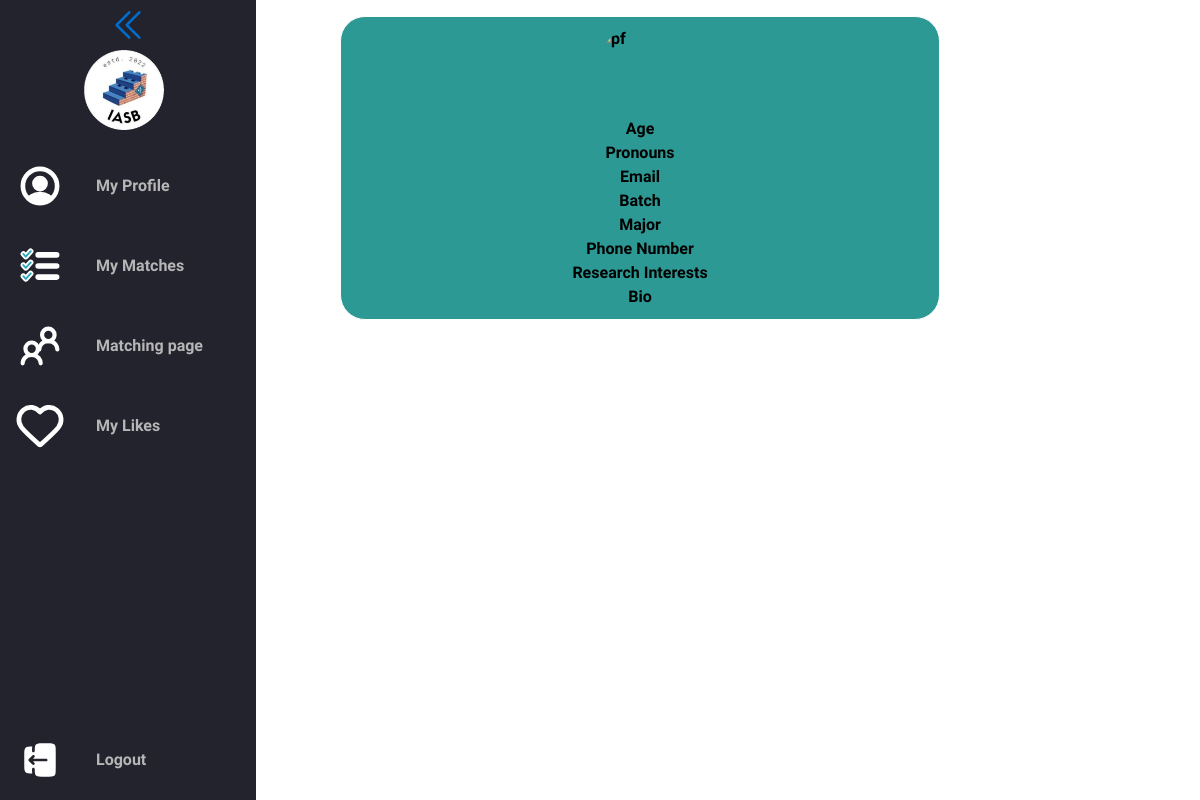
/otherProfile/3 (signed in), run on an earlier commit of the app's database.
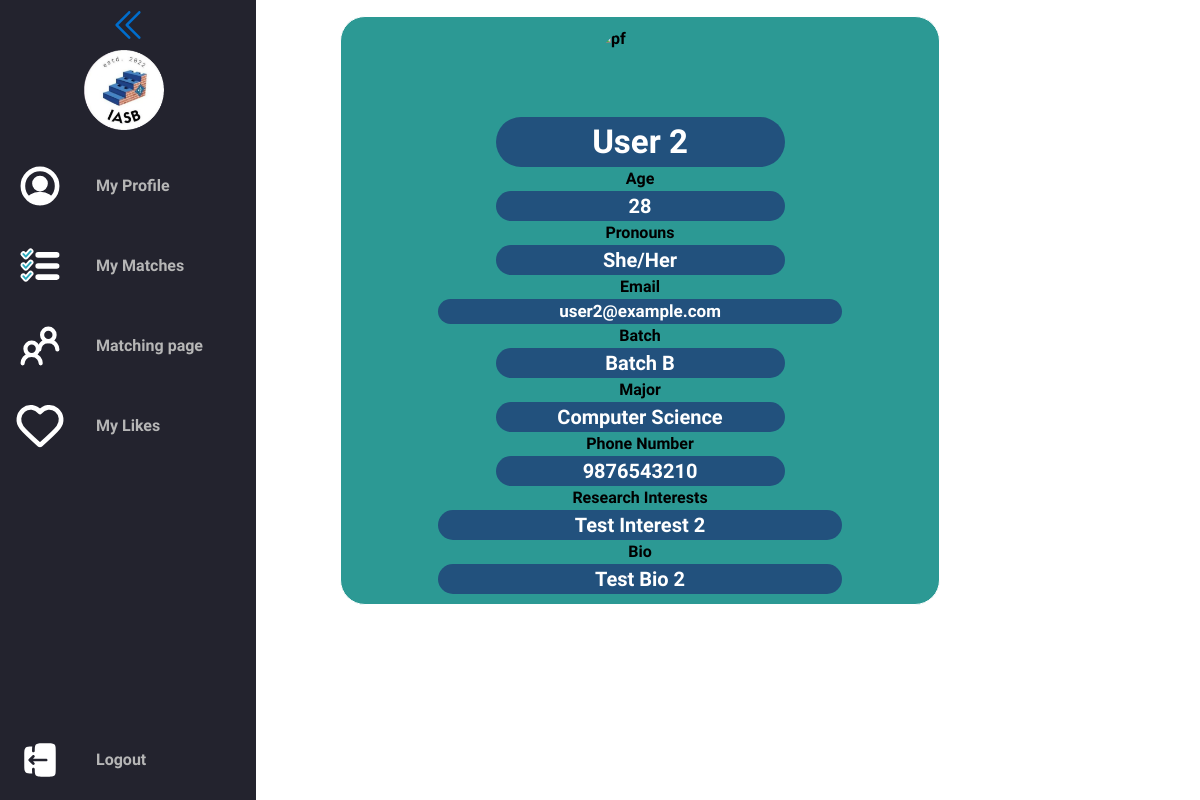
And on a later commit of the database.
### Bumble4Stem/models.py (models this page shows)
class Users(models.Model):
    id = models.AutoField(primary_key=True)
    avatar_index = models.IntegerField(default=0)
    email =  models.CharField(max_length=255, unique=True, default="")
    display_name = models.CharField(max_length=255)
    major = models.CharField(max_length=255, default="Computer Science")
    age = models.IntegerField(default=0)
    batch = models.CharField(max_length=255)
    phn_no = models.IntegerField()
    pronouns = models.CharField(max_length=255)
    research_interests = models.TextField()
    bio = models.TextField()

### Bumble4Stem/views.py (the view)
# urls.py: path("otherProfile/<int:id>", views.otherProfile, name="otherProfile")
@login_required(login_url='/login')
def otherProfile(request, id):
    user = Users.objects.filter(id=id).first()
    return render(request, "otherProfile.html", context={"fuser": user})

### Bumble4Stem/templates/otherProfile.html (shortened to what this page needs)
{% extends "layout.html" %}
{% load extras %}
{% block main %}
{% load static %}
<div class="cont">
    <img class="avatar" src="/static/{{fuser.avatar_index}}.jpg" alt="pf">
    <div class="info_cont">
    <div class="name">{{ fuser.display_name }}</div>
    </div>
    <span>Age</span>
    <div class="info_cont">
    <div class="info">{{ fuser.age }}</div>
    </div>
    <span>Pronouns</span>
    <div class="info_cont">
    <div class="info">{{ fuser.pronouns }}</div>
    </div>
    <span>Email</span>
    <div class="info_cont large">
    <div class="info" style="font-size: 17px !important;">{{ fuser.email }}</div>
    </div>
    <span>Batch</span>
    <div class="info_cont">
    <div class="info">{{ fuser.batch }}</div>
    </div>
    <span>Major</span>
    <div class="info_cont">
    <div class="info">{{ fuser.major }}</div>
    </div>
    <span>Phone Number</span>
    <div class="info_cont">
    <div class="info">{{ fuser.phn_no }}</div>
    </div>
    <span>Research Interests</span>
    <div class="info_cont large">
    <div class="info">{{ fuser.research_interests }}</div>
    </div>
    <span>Bio</span>
    <div class="info_cont large">
    <div class="info">{{ fuser.bio }}</div>
    </div>
</div>
{% endblock %}

### Bumble4Stem/templates/layout.html (shortened to what this page needs)
<!DOCTYPE html>
<html style="height: 100vh; width: 100vw;" lang="en">
    <head>
        <link rel="stylesheet" href="https://cdn.jsdelivr.net/npm/bootstrap@4.5.3/dist/css/bootstrap.min.css">
        {% load static %}
        <link rel="stylesheet" type="text/css" href="{% static 'style.css' %}">
    </head>
    <body style="height: 100vh;">
        <nav class="cnavbar">
            <ul class="cnavbar-nav">
              <li class="clogo">
                <a href="/" class="cnav-link">
                  <img src="{% static 'logo.png' %}" class="clogo-img" alt="logo">
                </a>
              </li>
              {% if user.is_authenticated %}
              <li class="cnav-item">
                <a href="/myProfile" class="cnav-link">
                </a>
              </li>
              <li class="cnav-item">
                <a href="/myMatches" class="cnav-link">
                </a>
              </li>
              <li class="cnav-item">
                <a href="/matching" class="cnav-link">
                </a>
              </li>
              <li class="cnav-item">
                <a href="/myLikes" class="cnav-link">
                </a>
              </li>
              <li class="cnav-item cnav-item_last">
                <a href="/logout" class="cnav-link">
                </a>
              </li>
                {% endif %}
            </ul>
          </nav>
        <main>
            {% block main %}{% endblock %}
        </main>
    </body>
</html>

### setup/static/style.css (style rules this page uses)
:root { font-size: 16px; font-family: 'Open Sans'; --text-primary: #b6b6b6; --text-secondary: #ececec; --bg-primary: #23232e; --bg-secondary: #141418; --transition-speed: 600ms; }
body { color: black; background-color: white; font-family: "Work Sans", sans-serif; margin: 0; padding: 0; font-weight: 800; }
main { margin-left: 5rem; padding: 1rem; }
.cnavbar { position: fixed; background-color: var(--bg-primary); transition: width 600ms ease; z-index: 10; }
.cnav-icon { width: 50px; height: 50px; }
.cnavbar-nav { list-style: none; padding: 0; margin: 0; display: flex; flex-direction: column; align-items: center; height: 100%; }
.cnav-item { width: 100%; }
.cnav-item_last { margin-top: auto; }
.cnav-link { display: flex; align-items: center; height: 5rem; color: var(--text-primary); text-decoration: none; transition: var(--transition-speed); }
.cnav-link svg { width: 2rem; min-width: 2rem; scale: 2.5; margin: 0 1.5rem; }
.clogo { font-weight: bold; text-transform: uppercase; margin-bottom: 1rem; text-align: center; font-size: 1.5rem; letter-spacing: 0.3ch; width: 100%; }
.clogo svg { transform: rotate(0deg); transition: var(--transition-speed); }
.clogo-img { width: 80px; height: 80px; transition: var(--transition-speed); }
@media only screen and (min-width:600px) { .cnavbar { top: 0; width: 5rem; height: 100vh; } }

### Bumble4Stem/templates/otherProfile.html (style rules this page uses)
.avatar { width: 90px; height: 90px; border-radius: 50%; }
.cont { display: flex; flex-direction: column; align-items: center; justify-content: center; padding: 10px; margin: auto; width: 50vw; border: 1px solid white; border-radius: 25px; background-color: #2c9994; }
.info_cont { width: 50%; display: flex; align-items: center; justify-content: center; text-align: center; background-color: #22517d; color: white; border-radius: 50px; }
.name { font-size: 33px; }
.info { font-size: 20px; }
.large { width: 70% !important; }

What changed in the data, as far as the page shows it:
added Users: display_name "User 2", age "28", pronouns "She/Her", email "user2@example.com", batch "Batch B", major "Computer Science", phn_no "9876543210", research_interests "Test Interest 2", bio "Test Bio 2"
